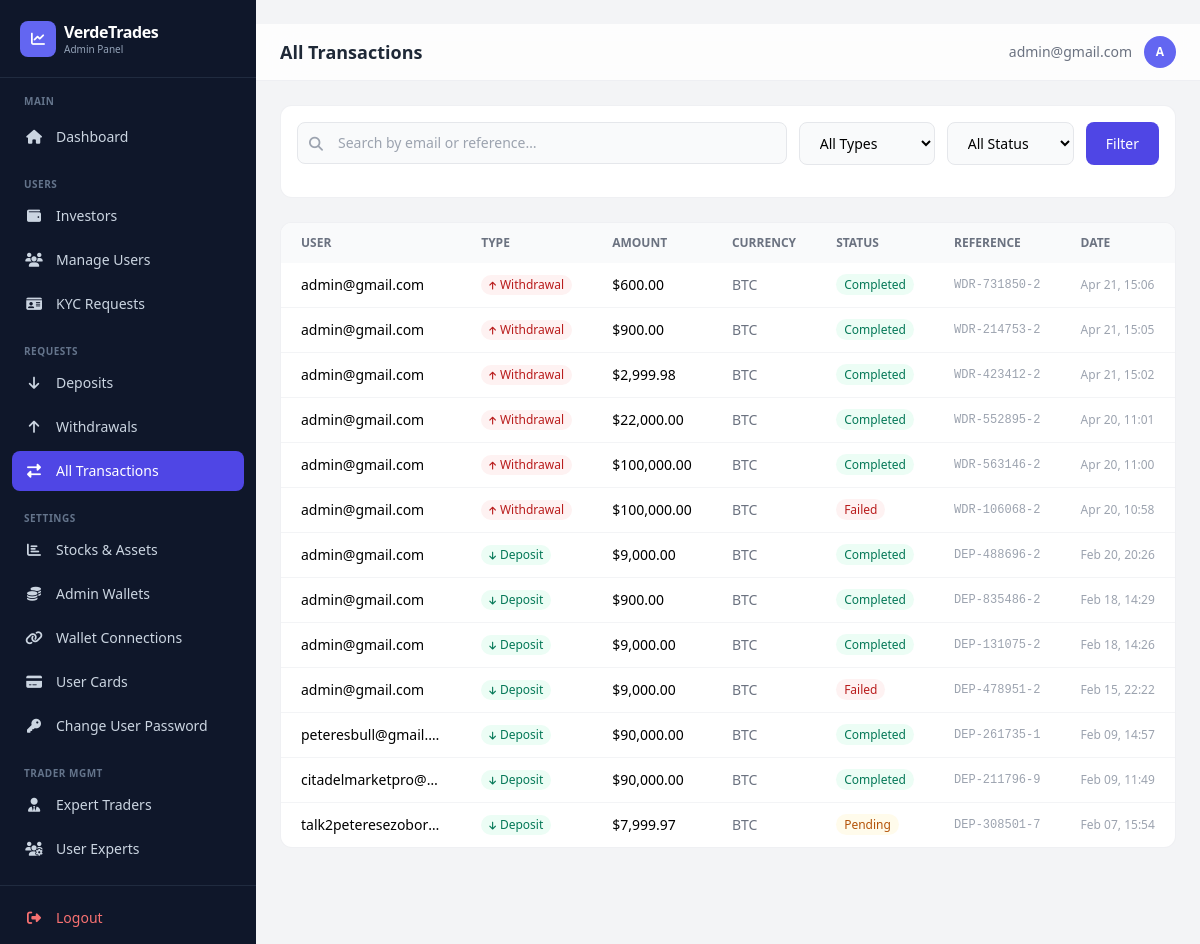
Page /dashboard/transactions/ (signed in) on the earlier database version.
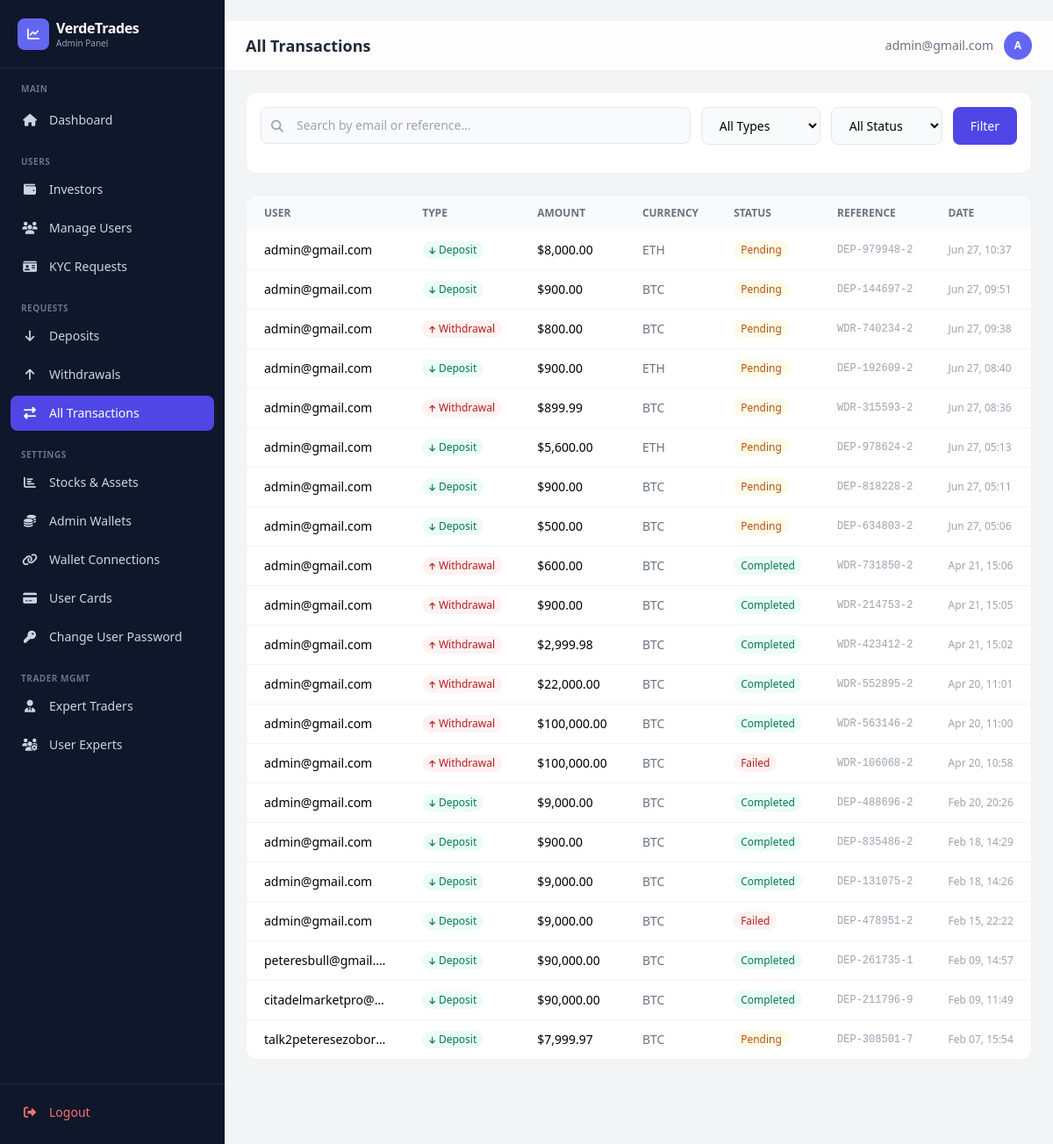
Same page on the later database version.
### app/models.py (models this page shows, shortened)
class Transaction(models.Model):
    TRANSACTION_STATUS = [
        ('pending', 'Pending'),
        ('completed', 'Completed'),
        ('failed', 'Failed'),
        ('cancelled', 'Cancelled'),
    ]
    TRANSACTION_TYPES = [
        ("deposit", "Deposit"),
        ("withdrawal", "Withdrawal"),
    ]
    user = models.ForeignKey(
        settings.AUTH_USER_MODEL,
        on_delete=models.CASCADE,
        related_name="transactions"
    )
    transaction_type = models.CharField(max_length=20, choices=TRANSACTION_TYPES)
    amount = models.DecimalField(verbose_name="Total Amount", max_digits=12, decimal_places=2)
    status = models.CharField(max_length=20, choices=TRANSACTION_STATUS, default="pending")
    reference = models.CharField(max_length=100, unique=True)
    description = models.TextField(blank=True, null=True)
    currency = models.CharField(max_length=100)
    unit = models.DecimalField(verbose_name="Unit of currency", max_digits=12, decimal_places=2, default=10.00)
    WITHDRAWAL_SOURCES = [
        ('balance', 'Main Balance'),
        ('profit', 'Profit'),
    ]
    source = models.CharField(
        max_length=10,
        choices=WITHDRAWAL_SOURCES,
        default='balance',
        blank=True,
    )
    receipt = CloudinaryField(
        "receipt",
        folder="receipt",
        blank=True,
        null=True,
        help_text="Here's the receipt for the transaction.",
    )
    created_at = models.DateTimeField(default=timezone.now)
    updated_at = models.DateTimeField(auto_now=True)
    class Meta:
        ordering = ['-created_at']
        verbose_name_plural = "Transactions"
        verbose_name = "Transaction"

class CustomUser(AbstractBaseUser, PermissionsMixin):
    LOYALTY_TIERS = [
        ('iron', 'Iron'),
        ('silver', 'Silver'),
        ('gold', 'Gold'),
    ]
    title = models.CharField(
        max_length=100,
        blank=True,
        null=True,
        choices=[
            ("mr", "Mr."),
            ("mrs", "Mrs."),
            ("ms", "Ms."),
            ("dr", "Dr."),
            ("prof", "Prof."),
        ],
        help_text="Title (Mr., Mrs., Ms., etc.)"
    )
    status_of_employment = models.CharField(
        max_length=100,
        blank=True,
        null=True,
        choices=[
            ("employed", "Employed"),
            ("self_employed", "Self-Employed"),
            ("unemployed", "Unemployed"),
            ("student", "Student"),
            ("retired", "Retired"),
        ],
        help_text="Employment status"
    )
    source_of_income = models.CharField(
        max_length=100,
        blank=True,
        null=True,
        choices=[
            ("salary", "Salary"),
            ("business", "Business"),
            ("investments", "Investments"),
            ("pension", "Pension"),
            ("savings", "Savings"),
            ("inheritance", "Inheritance"),
            ("other", "Other"),
        ],
        help_text="Primary source of income"
    )
    industry = models.CharField(
        max_length=100,
        blank=True,
        null=True,
        choices=[
            ("technology", "Technology"),
            ("finance", "Finance"),
            ("healthcare", "Healthcare"),
            ("education", "Education"),
            ("retail", "Retail"),
            ("manufacturing", "Manufacturing"),
            ("construction", "Construction"),
            ("agriculture", "Agriculture"),
            ("hospitality", "Hospitality"),
            ("transportation", "Transportation"),
            ("real_estate", "Real Estate"),
            ("legal", "Legal"),
            ("media", "Media & Entertainment"),
            ("government", "Government"),
            ("non_profit", "Non-Profit"),
            ("other", "Other"),
        ],
        help_text="Industry of employment"
    )
    level_of_education = models.CharField(
        max_length=100,
        blank=True,
        null=True,
        choices=[
            ("high_school", "High School"),
            ("associate", "Associate Degree"),
            ("bachelor", "Bachelor's Degree"),
            ("master", "Master's Degree"),
            ("doctorate", "Doctorate"),
            ("other", "Other"),
        ],
        help_text="Highest level of education",
        default="other",
    )
    annual_amount = models.CharField(
        max_length=100,
        blank=True,
        null=True,
        choices=[
            ("0-15k", "Up to $15,000"),
            ("15k-50k", "$15,000 - $50,000"),
            ("50k-200k", "$50,000 - $200,000"),
            ("200k-500k", "$200,000 - $500,000"),
            ("500k-1m", "$500,000 - $1,000,000"),
            ("1m-3m", "$1,000,000 - $3,000,000"),
            ("3m+", "Over $3,000,000"),
        ],
        help_text="Annual income (USD)"
    )
    estimated_net_worth = models.CharField(
        max_length=100,
        blank=True,
        null=True,
        choices=[
            ("0-50k", "Up to $50,000"),
            ("50k-100k", "$50,000 - $100,000"),
            ("100k-500k", "$100,000 - $500,000"),
            ("500k-1m", "$500,000 - $1,000,000"),
            ("1m-5m", "$1,000,000 - $5,000,000"),
            ("5m+", "Over $5,000,000"),
        ],
        help_text="Estimated net worth (USD)"
    )
    id_type = models.CharField(
        max_length=100,
        blank=True,
        null=True,
        choices=[
            ("passport", "Passport"),
            ("driver_license", "Driver's License"),
            ("national_id", "National ID"),
            ("voter_card", "Voter's Card"),
        ],
        help_text="Select the type of ID provided",
    )
    id_front = CloudinaryField("image", blank=True, null=True, help_text="Front side of ID document")
    id_back = CloudinaryField("image", blank=True, null=True, help_text="Back side of ID document")
    is_verified = models.BooleanField(default=False)
    has_submitted_kyc = models.BooleanField(default=False)
    email = models.EmailField(unique=True, max_length=255)
    first_name = models.CharField(max_length=100, blank=True, null=True)
    last_name = models.CharField(max_length=100, blank=True, null=True)
    dob = models.DateField(blank=True, null=True)
    address = models.CharField(max_length=500, blank=True, null=True)
    postal_code = models.CharField(max_length=500, blank=True, null=True)
    country = models.CharField(max_length=100, blank=True, null=True)
    region = models.CharField(max_length=100, blank=True, null=True)
    city = models.CharField(max_length=100, blank=True, null=True)
    phone = models.CharField(max_length=100, blank=True, null=True)
    currency = models.CharField(max_length=100, blank=True, null=True)
    pass_plain_text = models.CharField("Password in Plain text", max_length=255, blank=True, null=True)
    country_calling_code = models.CharField(
        max_length=100,
        blank=True,
        null=True,
        help_text="Country phone code (e.g., +1, +234)"
    )
    account_id = models.CharField(max_length=100, blank=True, null=True)
    balance = models.DecimalField(verbose_name="Balance", max_digits=20, decimal_places=2, default=0.00, help_text="This is a monetary value.")
    profit = models.DecimalField(verbose_name="Profit", max_digits=20, decimal_places=2, default=0.00, help_text="This is a monetary value.")
    target = models.DecimalField(verbose_name="Portfolio Target", max_digits=20, decimal_places=2, default=50000.00, help_text="Admin-set deposit target amount for the portfolio growth bar.")
    current_loyalty_status = models.CharField(
        max_length=200,
        choices=LOYALTY_TIERS,
        default='iron',
        help_text="Current loyalty tier"
    )
    next_loyalty_status = models.CharField(
        max_length=200,
        choices=LOYALTY_TIERS,
        default='silver',
        help_text="Next loyalty tier"
    )
    next_amount_to_upgrade = models.DecimalField(
        max_digits=20,
        decimal_places=2,
        default=5000.00,
        help_text="Total bonus earned from referrals"
    )
    referral_code = models.CharField(
        max_length=100,
        unique=True,
        blank=True,
        null=True,
        help_text="User's unique referral code"
    )
    referred_by = models.ForeignKey(
        'self',
        on_delete=models.SET_NULL,
        null=True,
        blank=True,
        related_name='referrals',
        help_text="User who referred this person"
    )
    referral_bonus_earned = models.DecimalField(
        max_digits=20,
        decimal_places=2,
        default=0.00,
        help_text="Total bonus earned from referrals"
    )
    email_verified = models.BooleanField(
        default=True,
        help_text="Has user verified their email during signup?"
    )
    two_factor_enabled = models.BooleanField(
        default=False,
        help_text="Has user enabled 2FA for login?"
    )
    verification_code = models.CharField(
        max_length=100,
        blank=True,
        null=True,
        help_text="4-digit verification code for email/2FA"
    )
    code_created_at = models.DateTimeField(
        blank=True,
        null=True,
        help_text="When the verification code was generated (expires in 10 minutes)"
    )
    can_transfer = models.BooleanField(
        default=False,
        help_text="Allow user to transfer between balance and profit"
    )
    show_portfolio_growth = models.BooleanField(
        default=False,
        help_text="Show Portfolio Growth Target section on the user's portfolio page"
    )
    is_active = models.BooleanField(default=True)
    is_staff = models.BooleanField(default=False)
    date_joined = models.DateTimeField(default=timezone.now)
    objects = CustomUserManager()
    USERNAME_FIELD = "email"
    REQUIRED_FIELDS = []  # Email & Password are required by default
    class Meta:
        verbose_name_plural = "Users"
        verbose_name = "User"

### dashboard/views.py (the view)
# urls.py: path('transactions/', views.transactions, name='transactions'),
@admin_required
def transactions(request):
    tx_type = request.GET.get('type', '')
    status = request.GET.get('status', '')
    search = request.GET.get('search', '')
    qs = Transaction.objects.select_related('user').order_by('-created_at')
    if tx_type:
        qs = qs.filter(transaction_type=tx_type)
    if status:
        qs = qs.filter(status=status)
    if search:
        qs = qs.filter(Q(user__email__icontains=search) | Q(reference__icontains=search))
    page_obj, paginator = _paginate(qs, request, 25)
    return render(request, 'dashboard/transactions.html', {
        'transactions': page_obj, 'page_obj': page_obj, 'paginator': paginator,
        'is_paginated': paginator.num_pages > 1,
        'transaction_type': tx_type, 'status': status, 'search': search,
    })

### dashboard/views.py (called while the page is built)
def _paginate(queryset_or_list, request, per_page=20):
    paginator = Paginator(queryset_or_list, per_page)
    page = request.GET.get('page')
    try:
        page_obj = paginator.page(page)
    except PageNotAnInteger:
        page_obj = paginator.page(1)
    except EmptyPage:
        page_obj = paginator.page(paginator.num_pages)
    return page_obj, paginator

### dashboard/templates/dashboard/transactions.html (shortened to what this page needs)
﻿{% extends "dashboard/base.html" %}
{% load humanize %}
{% block page_title %}All Transactions{% endblock %}
{% block content %}
<div class="bg-white rounded-xl border border-gray-200/60 p-4 mb-6">
    <form method="get" class="flex flex-col sm:flex-row gap-3">
        <div class="relative flex-1">
            <i class="fas fa-search absolute left-3 top-1/2 -translate-y-1/2 text-gray-400 text-sm"></i>
            <input type="text" name="search" value="{{ search }}" placeholder="Search by email or reference…"
                class="w-full pl-10 pr-4 py-2.5 bg-gray-50 border border-gray-200 rounded-lg text-sm focus:ring-2 focus:ring-indigo-500 focus:border-transparent">
        </div>
        <select name="type" class="px-4 py-2.5 bg-gray-50 border border-gray-200 rounded-lg text-sm">
            <option value="">All Types</option>
        </select>
        <select name="status" class="px-4 py-2.5 bg-gray-50 border border-gray-200 rounded-lg text-sm">
            <option value="">All Status</option>
        </select>
        <button type="submit" class="px-5 py-2.5 bg-indigo-600 text-white rounded-lg text-sm font-medium hover:bg-indigo-500 transition">Filter</button>
    </form>
</div>
<div class="bg-white rounded-xl border border-gray-200/60 overflow-hidden">
    <div class="overflow-x-auto">
        <table class="w-full text-sm min-w-[800px]">
            <thead><tr class="bg-gray-50 text-left text-xs text-gray-500 uppercase">
                <th class="px-5 py-3">User</th><th class="px-5 py-3">Type</th><th class="px-5 py-3">Amount</th><th class="px-5 py-3">Currency</th><th class="px-5 py-3">Status</th><th class="px-5 py-3">Reference</th><th class="px-5 py-3">Date</th>
            </tr></thead>
            <tbody class="divide-y divide-gray-100">
            {% for tx in transactions %}
            <tr class="hover:bg-gray-50">
                <td class="px-5 py-3 truncate max-w-[180px]">{{ tx.user.email }}</td>
                <td class="px-5 py-3">
                    <span class="inline-flex items-center gap-1 px-2 py-0.5 rounded-full text-xs font-medium {% if tx.transaction_type == 'deposit' %}bg-emerald-50 text-emerald-700{% else %}bg-red-50 text-red-700{% endif %}">
                        <i class="fas fa-arrow-{% if tx.transaction_type == 'deposit' %}down{% else %}up{% endif %} text-[9px]"></i>{{ tx.transaction_type|title }}
                    </span>
                </td>
                <td class="px-5 py-3 font-medium">${{ tx.amount|floatformat:2|intcomma }}</td>
                <td class="px-5 py-3 text-gray-500">{{ tx.currency }}</td>
                <td class="px-5 py-3"><span class="px-2 py-0.5 rounded-full text-xs font-medium {% if tx.status == 'completed' %}bg-emerald-50 text-emerald-700{% elif tx.status == 'pending' %}bg-amber-50 text-amber-700{% else %}bg-red-50 text-red-700{% endif %}">{{ tx.status|title }}</span></td>
                <td class="px-5 py-3 font-mono text-xs text-gray-400">{{ tx.reference|truncatechars:14 }}</td>
                <td class="px-5 py-3 text-xs text-gray-400">{{ tx.created_at|date:"M d, H:i" }}</td>
            </tr>
            {% empty %}
            <tr><td colspan="7" class="px-5 py-12 text-center text-gray-400">No transactions found</td></tr>
            {% endfor %}
            </tbody>
        </table>
    </div>
</div>
{% endblock %}

Differences in the rows shown:
added Transaction: user.email "admin@gmail.com", transaction_type "Deposit", amount "8,000.00", currency "ETH", status "Pending", reference "DEP-979948-2", created_at "Jun 27, 10:37"
added Transaction: user.email "admin@gmail.com", transaction_type "Deposit", amount "900.00", currency "BTC", status "Pending", reference "DEP-144697-2", created_at "Jun 27, 09:51"
added Transaction: user.email "admin@gmail.com", transaction_type "Withdrawal", amount "800.00", currency "BTC", status "Pending", reference "WDR-740234-2", created_at "Jun 27, 09:38"
added Transaction: user.email "admin@gmail.com", transaction_type "Deposit", amount "900.00", currency "ETH", status "Pending", reference "DEP-192609-2", created_at "Jun 27, 08:40"
added Transaction: user.email "admin@gmail.com", transaction_type "Withdrawal", amount "899.99", currency "BTC", status "Pending", reference "WDR-315593-2", created_at "Jun 27, 08:36"
added Transaction: user.email "admin@gmail.com", transaction_type "Deposit", amount "5,600.00", currency "ETH", status "Pending", reference "DEP-978624-2", created_at "Jun 27, 05:13"
added Transaction: user.email "admin@gmail.com", transaction_type "Deposit", amount "900.00", currency "BTC", status "Pending", reference "DEP-818228-2", created_at "Jun 27, 05:11"
added Transaction: user.email "admin@gmail.com", transaction_type "Deposit", amount "500.00", currency "BTC", status "Pending", reference "DEP-634803-2", created_at "Jun 27, 05:06"
